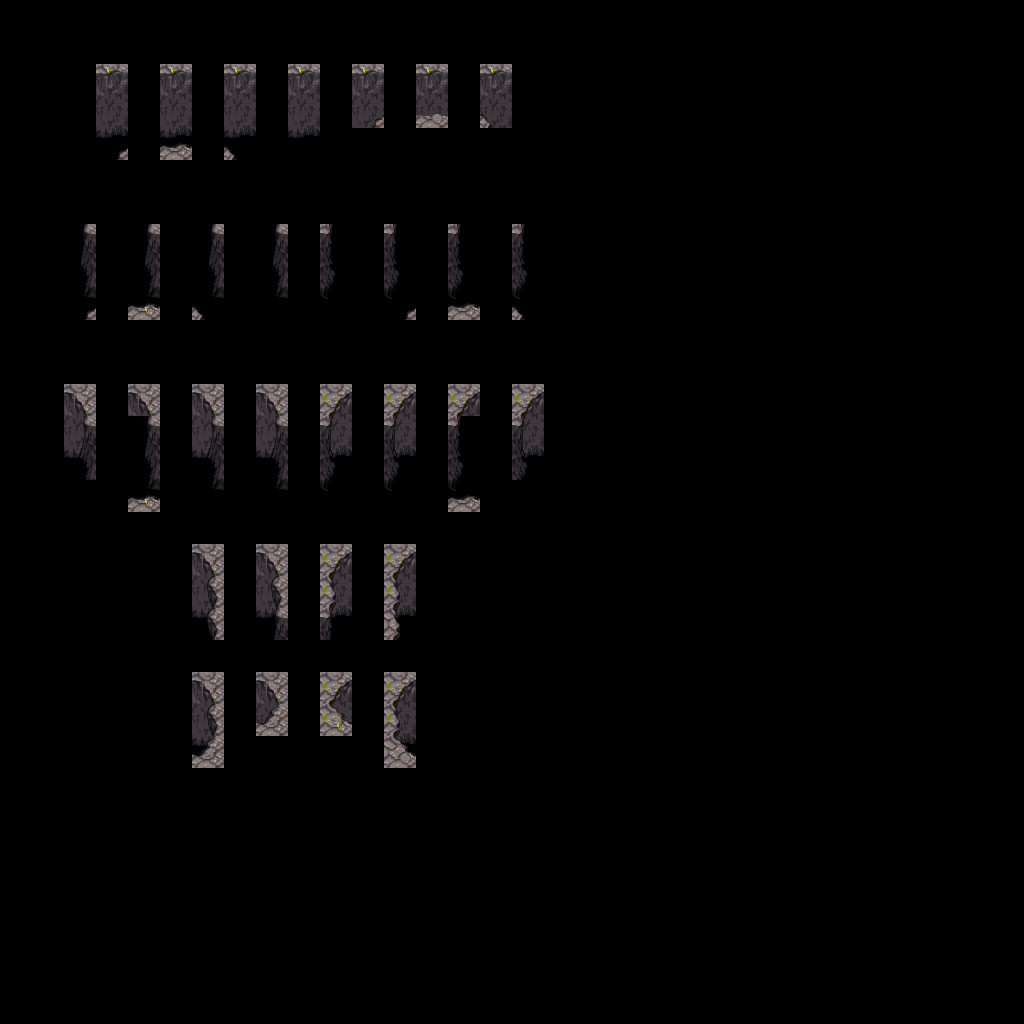

This is a level from a 2D game, rendered from its Tiled map with the project's own tilesets. A one-line summary and the complete map file follow:
An orthogonal 32x32 tile map with 32x32 px tiles, 3 tile layers (regions, input_Mountain, output_Mountain).

<map version="1.2" tiledversion="1.2.0" orientation="orthogonal" renderorder="right-down" width="32" height="32" tilewidth="32" tileheight="32" infinite="0" nextlayerid="5" nextobjectid="1">
 <tileset firstgid="1" source="../mountains-v6.tsx" />
 <layer id="1" name="regions" width="32" height="32">
  <data encoding="csv">
0,0,0,0,0,0,0,0,0,0,0,0,0,0,0,0,0,0,0,0,0,0,0,0,0,0,0,0,0,0,0,0,
0,0,0,0,0,0,0,0,0,0,0,0,0,0,0,0,0,0,0,0,0,0,0,0,0,0,0,0,0,0,0,0,
0,0,0,1970,0,1970,0,1970,0,1970,0,1970,0,1970,0,1970,0,0,0,0,0,0,0,0,0,0,0,0,0,0,0,0,
0,0,0,1970,0,1970,0,1970,0,1970,0,1970,0,1970,0,1970,0,0,0,0,0,0,0,0,0,0,0,0,0,0,0,0,
0,0,0,1970,0,1970,0,1970,0,1970,0,0,0,0,0,0,0,0,0,0,0,0,0,0,0,0,0,0,0,0,0,0,
0,0,0,0,0,0,0,0,0,0,0,0,0,0,0,0,0,0,0,0,0,0,0,0,0,0,0,0,0,0,0,0,
0,0,0,0,0,0,0,0,0,0,0,0,0,0,0,0,0,0,0,0,0,0,0,0,0,0,0,0,0,0,0,0,
0,0,1970,0,1971,0,1971,0,1970,0,1970,0,1971,0,1971,0,1970,0,0,0,0,0,0,0,0,0,0,0,0,0,0,0,
0,0,1970,0,1971,0,1971,0,1970,0,1970,0,1971,0,1971,0,1970,0,0,0,0,0,0,0,0,0,0,0,0,0,0,0,
0,0,1970,0,1971,0,1971,0,1970,0,1970,0,1971,0,1971,0,1970,0,0,0,0,0,0,0,0,0,0,0,0,0,0,0,
0,0,0,0,0,0,0,0,0,0,0,0,0,0,0,0,0,0,0,0,0,0,0,0,0,0,0,0,0,0,0,0,
0,0,0,0,0,0,0,0,0,0,0,0,0,0,0,0,0,0,0,0,0,0,0,0,0,0,0,0,0,0,0,0,
0,0,1970,0,1970,0,1971,0,1971,0,1971,0,1971,0,1970,0,1970,0,0,0,0,0,0,0,0,0,0,0,0,0,0,0,
0,0,1970,0,1970,0,1971,0,1971,0,1971,0,1971,0,1970,0,1970,0,0,0,0,0,0,0,0,0,0,0,0,0,0,0,
0,0,1970,0,1970,0,1971,0,1971,0,1971,0,1971,0,1970,0,1970,0,0,0,0,0,0,0,0,0,0,0,0,0,0,0,
0,0,0,0,1970,0,1970,0,1970,0,1970,0,1970,0,1970,0,0,0,0,0,0,0,0,0,0,0,0,0,0,0,0,0,
0,0,0,0,0,0,0,0,0,0,0,0,0,0,0,0,0,0,0,0,0,0,0,0,0,0,0,0,0,0,0,0,
0,0,0,0,0,0,1971,0,1970,0,1970,0,1971,0,0,0,0,0,0,0,0,0,0,0,0,0,0,0,0,0,0,0,
0,0,0,0,0,0,1971,0,1970,0,1970,0,1971,0,0,0,0,0,0,0,0,0,0,0,0,0,0,0,0,0,0,0,
0,0,0,0,0,0,1971,0,1970,0,1970,0,1971,0,0,0,0,0,0,0,0,0,0,0,0,0,0,0,0,0,0,0,
0,0,0,0,0,0,0,0,0,0,0,0,0,0,0,0,0,0,0,0,0,0,0,0,0,0,0,0,0,0,0,0,
0,0,0,0,0,0,1970,0,1970,0,1970,0,1970,0,0,0,0,0,0,0,0,0,0,0,0,0,0,0,0,0,0,0,
0,0,0,0,0,0,1970,0,1970,0,1970,0,1970,0,0,0,0,0,0,0,0,0,0,0,0,0,0,0,0,0,0,0,
0,0,0,0,0,0,1970,0,0,0,0,0,1970,0,0,0,0,0,0,0,0,0,0,0,0,0,0,0,0,0,0,0,
0,0,0,0,0,0,0,0,0,0,0,0,0,0,0,0,0,0,0,0,0,0,0,0,0,0,0,0,0,0,0,0,
0,0,0,0,0,0,0,0,0,0,0,0,0,0,0,0,0,0,0,0,0,0,0,0,0,0,0,0,0,0,0,0,
0,0,0,0,0,0,0,0,0,0,0,0,0,0,0,0,0,0,0,0,0,0,0,0,0,0,0,0,0,0,0,0,
0,0,0,0,0,0,0,0,0,0,0,0,0,0,0,0,0,0,0,0,0,0,0,0,0,0,0,0,0,0,0,0,
0,0,0,0,0,0,0,0,0,0,0,0,0,0,0,0,0,0,0,0,0,0,0,0,0,0,0,0,0,0,0,0,
0,0,0,0,0,0,0,0,0,0,0,0,0,0,0,0,0,0,0,0,0,0,0,0,0,0,0,0,0,0,0,0,
0,0,0,0,0,0,0,0,0,0,0,0,0,0,0,0,0,0,0,0,0,0,0,0,0,0,0,0,0,0,0,0,
0,0,0,0,0,0,0,0,0,0,0,0,0,0,0,0,0,0,0,0,0,0,0,0,0,0,0,0,0,0,0,0
</data>
 </layer>
 <layer id="2" name="input_Mountain" width="32" height="32">
  <properties>
   <property name="StrictEmpty" type="bool" value="true" />
  </properties>
  <data encoding="csv">
0,0,0,0,0,0,0,0,0,0,0,0,0,0,0,0,0,0,0,0,0,0,0,0,0,0,0,0,0,0,0,0,
0,0,0,0,0,0,0,0,0,0,0,0,0,0,0,0,0,0,0,0,0,0,0,0,0,0,0,0,0,0,0,0,
0,0,0,1718,0,1718,0,1718,0,1718,0,1718,0,1718,0,1718,0,0,0,0,0,0,0,0,0,0,0,0,0,0,0,0,
0,0,0,0,0,0,0,0,0,0,0,1589,0,1590,0,1591,0,0,0,0,0,0,0,0,0,0,0,0,0,0,0,0,
0,0,0,1589,0,1590,0,1591,0,0,0,0,0,0,0,0,0,0,0,0,0,0,0,0,0,0,0,0,0,0,0,0,
0,0,0,0,0,0,0,0,0,0,0,0,0,0,0,0,0,0,0,0,0,0,0,0,0,0,0,0,0,0,0,0,
0,0,0,0,0,0,0,0,0,0,0,0,0,0,0,0,0,0,0,0,0,0,0,0,0,0,0,0,0,0,0,0,
0,0,1717,0,1717,0,1717,0,1717,0,1719,0,1719,0,1719,0,1719,0,0,0,0,0,0,0,0,0,0,0,0,0,0,0,
0,0,0,0,0,0,0,0,0,0,0,0,0,0,0,0,0,0,0,0,0,0,0,0,0,0,0,0,0,0,0,0,
0,0,1589,0,1590,0,1591,0,0,0,0,0,1589,0,1590,0,1591,0,0,0,0,0,0,0,0,0,0,0,0,0,0,0,
0,0,0,0,0,0,0,0,0,0,0,0,0,0,0,0,0,0,0,0,0,0,0,0,0,0,0,0,0,0,0,0,
0,0,0,0,0,0,0,0,0,0,0,0,0,0,0,0,0,0,0,0,0,0,0,0,0,0,0,0,0,0,0,0,
0,0,1652,0,1652,0,1652,0,1652,0,1656,0,1656,0,1656,0,1656,0,0,0,0,0,0,0,0,0,0,0,0,0,0,0,
0,0,1717,0,1717,0,1717,0,1717,0,1719,0,1719,0,1719,0,1719,0,0,0,0,0,0,0,0,0,0,0,0,0,0,0,
0,0,1781,0,0,0,1781,0,0,0,0,0,1783,0,0,0,1783,0,0,0,0,0,0,0,0,0,0,0,0,0,0,0,
0,0,0,0,1590,0,1845,0,0,0,0,0,1847,0,1590,0,0,0,0,0,0,0,0,0,0,0,0,0,0,0,0,0,
0,0,0,0,0,0,0,0,0,0,0,0,0,0,0,0,0,0,0,0,0,0,0,0,0,0,0,0,0,0,0,0,
0,0,0,0,0,0,1652,0,1652,0,1656,0,1656,0,0,0,0,0,0,0,0,0,0,0,0,0,0,0,0,0,0,0,
0,0,0,0,0,0,1653,0,1653,0,1655,0,1655,0,0,0,0,0,0,0,0,0,0,0,0,0,0,0,0,0,0,0,
0,0,0,0,0,0,1653,0,1717,0,1719,0,1655,0,0,0,0,0,0,0,0,0,0,0,0,0,0,0,0,0,0,0,
0,0,0,0,0,0,0,0,0,0,0,0,0,0,0,0,0,0,0,0,0,0,0,0,0,0,0,0,0,0,0,0,
0,0,0,0,0,0,1652,0,1652,0,1656,0,1656,0,0,0,0,0,0,0,0,0,0,0,0,0,0,0,0,0,0,0,
0,0,0,0,0,0,1653,0,1913,0,1914,0,1655,0,0,0,0,0,0,0,0,0,0,0,0,0,0,0,0,0,0,0,
0,0,0,0,0,0,1913,0,0,0,0,0,1914,0,0,0,0,0,0,0,0,0,0,0,0,0,0,0,0,0,0,0,
0,0,0,0,0,0,0,0,0,0,0,0,0,0,0,0,0,0,0,0,0,0,0,0,0,0,0,0,0,0,0,0,
0,0,0,0,0,0,0,0,0,0,0,0,0,0,0,0,0,0,0,0,0,0,0,0,0,0,0,0,0,0,0,0,
0,0,0,0,0,0,0,0,0,0,0,0,0,0,0,0,0,0,0,0,0,0,0,0,0,0,0,0,0,0,0,0,
0,0,0,0,0,0,0,0,0,0,0,0,0,0,0,0,0,0,0,0,0,0,0,0,0,0,0,0,0,0,0,0,
0,0,0,0,0,0,0,0,0,0,0,0,0,0,0,0,0,0,0,0,0,0,0,0,0,0,0,0,0,0,0,0,
0,0,0,0,0,0,0,0,0,0,0,0,0,0,0,0,0,0,0,0,0,0,0,0,0,0,0,0,0,0,0,0,
0,0,0,0,0,0,0,0,0,0,0,0,0,0,0,0,0,0,0,0,0,0,0,0,0,0,0,0,0,0,0,0,
0,0,0,0,0,0,0,0,0,0,0,0,0,0,0,0,0,0,0,0,0,0,0,0,0,0,0,0,0,0,0,0
</data>
 </layer>
 <layer id="3" name="output_Mountain" width="32" height="32">
  <data encoding="csv">
0,0,0,0,0,0,0,0,0,0,0,0,0,0,0,0,0,0,0,0,0,0,0,0,0,0,0,0,0,0,0,0,
0,0,0,0,0,0,0,0,0,0,0,0,0,0,0,0,0,0,0,0,0,0,0,0,0,0,0,0,0,0,0,0,
0,0,0,0,0,0,0,0,0,0,0,0,0,0,0,0,0,0,0,0,0,0,0,0,0,0,0,0,0,0,0,0,
0,0,0,1782,0,1782,0,1782,0,1782,0,1587,0,1980,0,1593,0,0,0,0,0,0,0,0,0,0,0,0,0,0,0,0,
0,0,0,1909,0,1910,0,1911,0,1846,0,0,0,0,0,0,0,0,0,0,0,0,0,0,0,0,0,0,0,0,0,0,
0,0,0,0,0,0,0,0,0,0,0,0,0,0,0,0,0,0,0,0,0,0,0,0,0,0,0,0,0,0,0,0,
0,0,0,0,0,0,0,0,0,0,0,0,0,0,0,0,0,0,0,0,0,0,0,0,0,0,0,0,0,0,0,0,
0,0,0,0,0,0,0,0,0,0,0,0,0,0,0,0,0,0,0,0,0,0,0,0,0,0,0,0,0,0,0,0,
0,0,1781,0,1781,0,1781,0,1781,0,1783,0,1783,0,1783,0,1783,0,0,0,0,0,0,0,0,0,0,0,0,0,0,0,
0,0,1596,0,1660,0,1724,0,1845,0,1847,0,1788,0,1852,0,1916,0,0,0,0,0,0,0,0,0,0,0,0,0,0,0,
0,0,0,0,0,0,0,0,0,0,0,0,0,0,0,0,0,0,0,0,0,0,0,0,0,0,0,0,0,0,0,0,
0,0,0,0,0,0,0,0,0,0,0,0,0,0,0,0,0,0,0,0,0,0,0,0,0,0,0,0,0,0,0,0,
0,0,0,0,0,0,0,0,0,0,0,0,0,0,0,0,0,0,0,0,0,0,0,0,0,0,0,0,0,0,0,0,
0,0,1715,0,0,0,1715,0,1715,0,1721,0,1721,0,0,0,1721,0,0,0,0,0,0,0,0,0,0,0,0,0,0,0,
0,0,1778,0,1781,0,1778,0,1778,0,1786,0,1786,0,1783,0,1786,0,0,0,0,0,0,0,0,0,0,0,0,0,0,0,
0,0,0,0,1660,0,0,0,1845,0,1847,0,0,0,1852,0,0,0,0,0,0,0,0,0,0,0,0,0,0,0,0,0,
0,0,0,0,0,0,0,0,0,0,0,0,0,0,0,0,0,0,0,0,0,0,0,0,0,0,0,0,0,0,0,0,
0,0,0,0,0,0,0,0,0,0,0,0,0,0,0,0,0,0,0,0,0,0,0,0,0,0,0,0,0,0,0,0,
0,0,0,0,0,0,1651,0,1651,0,1657,0,1657,0,0,0,0,0,0,0,0,0,0,0,0,0,0,0,0,0,0,0,
0,0,0,0,0,0,1650,0,1714,0,1722,0,1658,0,0,0,0,0,0,0,0,0,0,0,0,0,0,0,0,0,0,0,
0,0,0,0,0,0,0,0,0,0,0,0,0,0,0,0,0,0,0,0,0,0,0,0,0,0,0,0,0,0,0,0,
0,0,0,0,0,0,0,0,0,0,0,0,0,0,0,0,0,0,0,0,0,0,0,0,0,0,0,0,0,0,0,0,
0,0,0,0,0,0,1651,0,1849,0,1843,0,1657,0,0,0,0,0,0,0,0,0,0,0,0,0,0,0,0,0,0,0,
0,0,0,0,0,0,1850,0,0,0,0,0,1842,0,0,0,0,0,0,0,0,0,0,0,0,0,0,0,0,0,0,0,
0,0,0,0,0,0,0,0,0,0,0,0,0,0,0,0,0,0,0,0,0,0,0,0,0,0,0,0,0,0,0,0,
0,0,0,0,0,0,0,0,0,0,0,0,0,0,0,0,0,0,0,0,0,0,0,0,0,0,0,0,0,0,0,0,
0,0,0,0,0,0,0,0,0,0,0,0,0,0,0,0,0,0,0,0,0,0,0,0,0,0,0,0,0,0,0,0,
0,0,0,0,0,0,0,0,0,0,0,0,0,0,0,0,0,0,0,0,0,0,0,0,0,0,0,0,0,0,0,0,
0,0,0,0,0,0,0,0,0,0,0,0,0,0,0,0,0,0,0,0,0,0,0,0,0,0,0,0,0,0,0,0,
0,0,0,0,0,0,0,0,0,0,0,0,0,0,0,0,0,0,0,0,0,0,0,0,0,0,0,0,0,0,0,0,
0,0,0,0,0,0,0,0,0,0,0,0,0,0,0,0,0,0,0,0,0,0,0,0,0,0,0,0,0,0,0,0,
0,0,0,0,0,0,0,0,0,0,0,0,0,0,0,0,0,0,0,0,0,0,0,0,0,0,0,0,0,0,0,0
</data>
 </layer>
</map>
